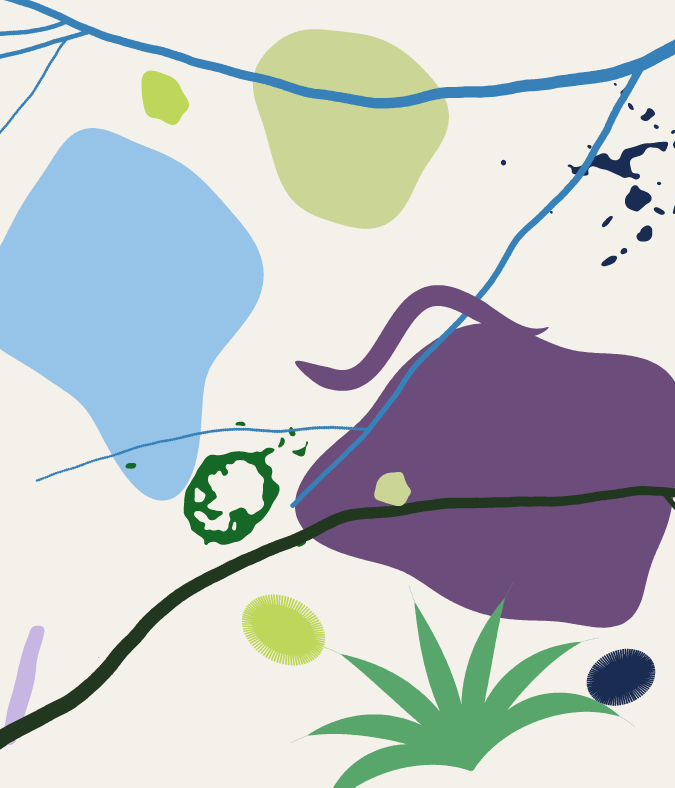
#> input picture creative-code/weekender/SFW-bucket-cutout-if.png, 2700 x 3150 px, given in place of plate_0.png, which was not available (shown at 1/4 size)
$ python -i cutout6.py   (imports and definitions only)
#> lines starting #> are read from the running program, lines starting #| are printed output that depends on the picture; after the words box and inside, x2 and y2 are one past the last pixel; in counts of white or black regions, pixels touching at a corner belong together
import math, random, numpy as np
from PIL import Image, ImageDraw, ImageFilter
from scipy import ndimage as ndi
# [1 line not run here, left out]
def organism(i):
#> called with i = 0
    p=Image.open(f'/home/claude/merch/micro/plate_{i}.png').convert('RGBA').split()[3]
#> p: PIL image 2700x3150 L; every value is 255
    n=p.width; m=Image.new('L',p.size,0); ImageDraw.Draw(m).ellipse([n*0.08,n*0.08,n*0.92,n*0.92],fill=255)
#> after `n = p.width`: n = 2700
#> after `m = Image.new('L', p.size, 0)`: m: PIL image 2700x3150 L; every value is 0
#> after `ImageDraw.Draw(m).ellipse([n * 0.08, n * 0.08, n * 0.92, n * 0.92], fi`:
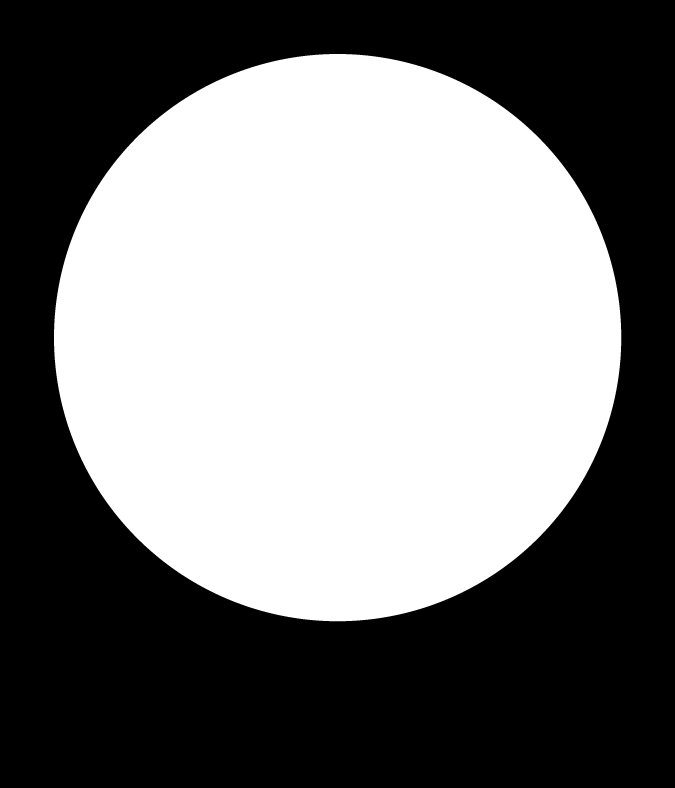
#> m: PIL image 2700x3150 L (shown at 1/4 size); 47.5% white; 1 white region, box (x1, y1, x2, y2) and area: (216, 216, 2485, 2485) 4043177
    a=np.minimum(np.asarray(p),np.asarray(m)).astype(float)
    b=ndi.gaussian_filter(a,8)>80; b=ndi.binary_closing(b,iterations=10); b=ndi.binary_fill_holes(b)
#> after `b = ndi.gaussian_filter(a, 8) > 80`:
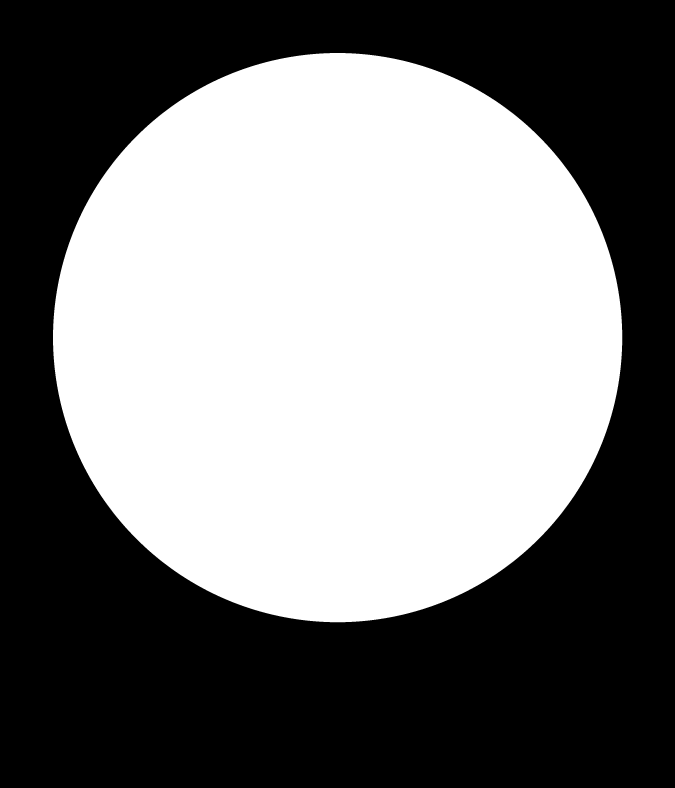
#> b: shape (3150, 2700) bool (shown at 1/4 size); 47.9% white; 1 white region, box (x1, y1, x2, y2) and area: (212, 212, 2489, 2489) 4070769
    lab,k=ndi.label(b)
#> k = 1
    if k==0: return None
    sizes=ndi.sum(b,lab,range(1,k+1)); body=lab==(1+np.argmax(sizes))
#> after `sizes = ndi.sum(b, lab, range(1, k + 1))`: sizes = [4070769]
    if body.sum()<0.02*b.size: return None
    body=ndi.binary_opening(body,iterations=6)
    ys,xs=np.nonzero(body); y0,y1,x0,x1=ys.min(),ys.max()+1,xs.min(),xs.max()+1; body=body[y0:y1,x0:x1]
#> after `y0, y1, x0, x1 = (ys.min(), ys.max() + 1, xs.min(), xs.max() + 1)`: y0 = 212; y1 = 2489; x0 = 212; x1 = 2489
#> after `body = body[y0:y1, x0:x1]`:
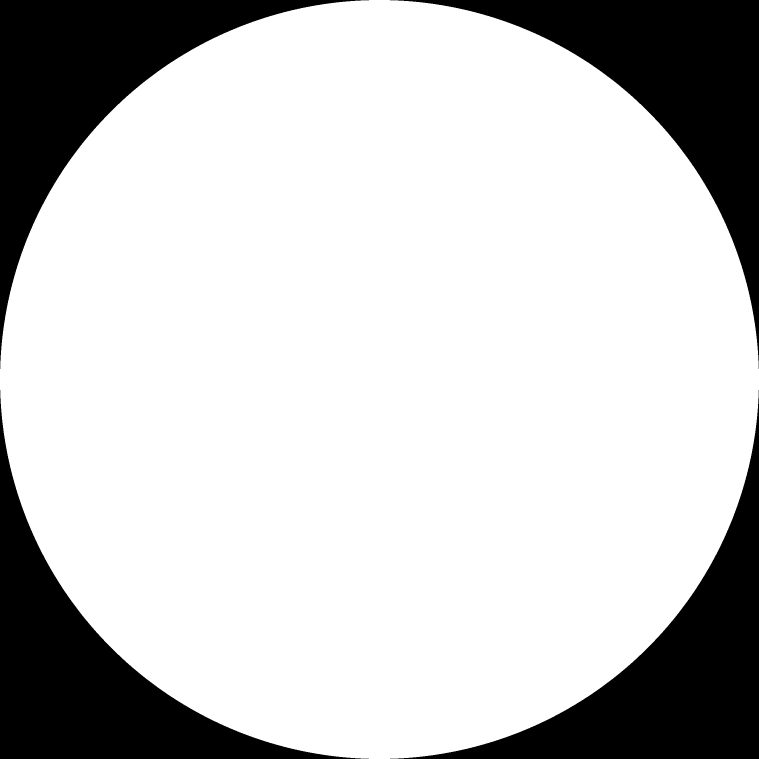
#> body: shape (2277, 2277) bool (shown at 1/3 size); 78.5% white; 4 black regions, box (x1, y1, x2, y2) and area: (0, 0, 1107, 1107) 278490, (1170, 0, 2277, 1107) 278490, (0, 1170, 1107, 2277) 278490, (1170, 1170, 2277, 2277) 278490
    hull_area=(y1-y0)*(x1-x0); solidity=body.sum()/hull_area
#> after `hull_area = (y1 - y0) * (x1 - x0)`: hull_area = 5184729
#> after `solidity = body.sum() / hull_area`: solidity = 0.785
    if solidity<0.5: return None
    per=np.sum(body^ndi.binary_erosion(body)); circ=4*math.pi*body.sum()/max(1,per)**2
#> after `per = np.sum(body ^ ndi.binary_erosion(body))`: per = 6436
#> after `circ = 4 * math.pi * body.sum() / max(1, per) ** 2`: circ = 1.23
    if circ<0.25: return None
    core=ndi.binary_erosion(body,iterations=int(min(body.shape)*0.28))
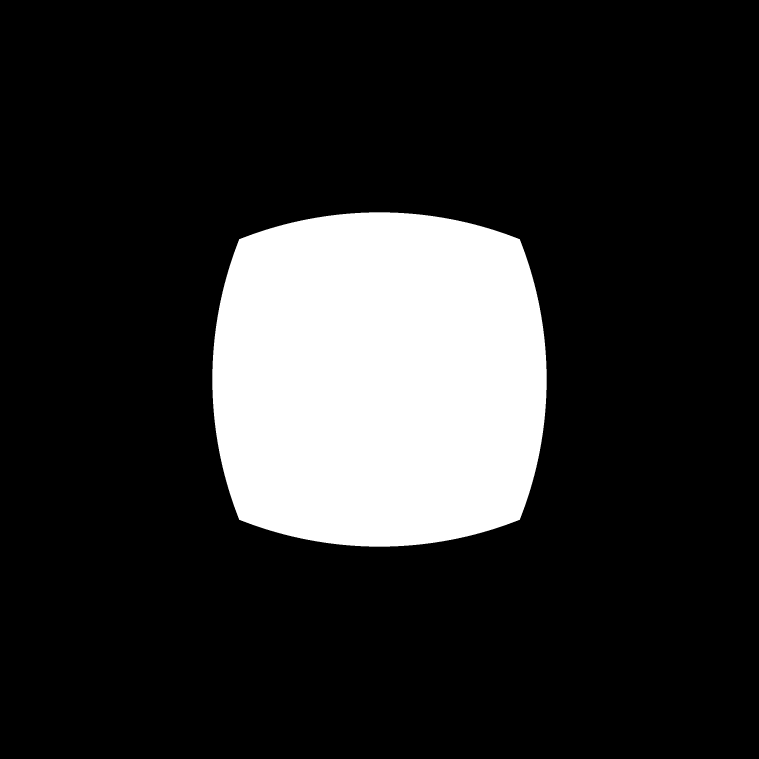
#> core: shape (2277, 2277) bool (shown at 1/3 size); 17.2% white; 1 white region, box (x1, y1, x2, y2) and area: (637, 637, 1640, 1640) 890349
    up=lambda z:Image.fromarray((z*255).astype(np.uint8)).resize(((x1-x0)*3,(y1-y0)*3),Image.BICUBIC).filter(ImageFilter.GaussianBlur(9)).point(lambda v:255 if v>127 else 0)
    return up(body),up(core)
# [1 line not run here, left out]
#> call 2 of organism, with i = 1
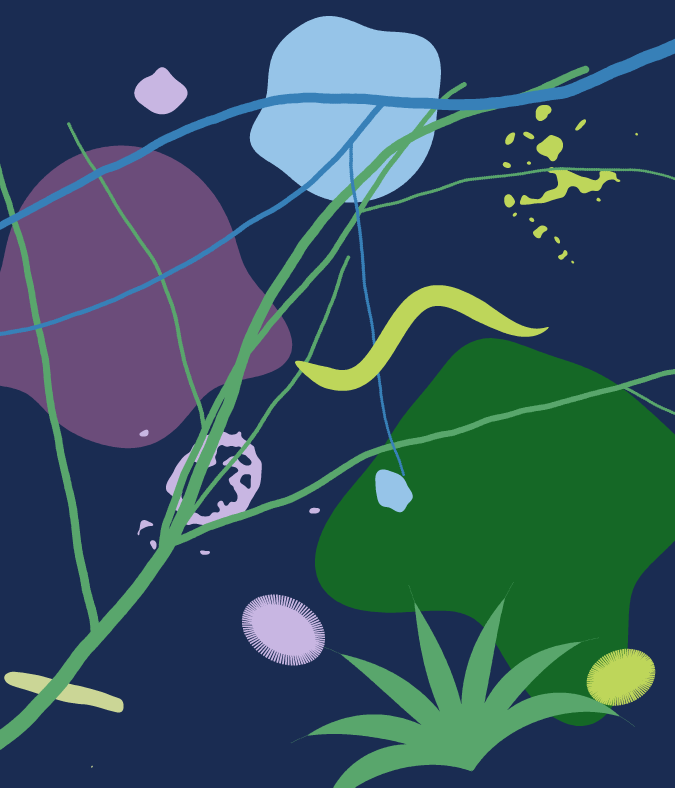
#> input picture creative-code/weekender/SFW-bucket-cutout-ob.png, 2700 x 3150 px, given in place of plate_1.png, which was not available (shown at 1/4 size)
#> (the run stopped early here; a loop or call above may not have finished)
